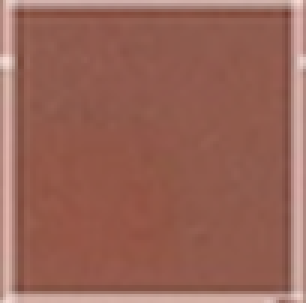
#> input picture data/Example_images/No Growth.png, 102 x 101 px (shown 3 times larger); its folder holds only this picture in this run
$ python -i crop_edges.py   (imports and definitions only)
#> lines starting #> are read from the running program, lines starting #| are printed output that depends on the picture; after the words box and inside, x2 and y2 are one past the last pixel; in counts of white or black regions, pixels touching at a corner belong together
#> further down, picture is the input picture: shape (101, 102, 3); mean B, G, R 87.3, 100.2, 152.3
import cv2
import numpy as np
import os
import glob

# A simple progress bar without needing a new library
# [7 lines left out: function print_progress, not called in this run]

def detect_grid_bounds(img, padding_percent=0.01):
    """
    Automatically detects the main grid of colonies in an image, ignoring borders.
    Returns the (x, y, width, height) of the detected grid.
    """
#> called with padding_percent = 0.01
    gray = cv2.cvtColor(img, cv2.COLOR_BGR2GRAY)
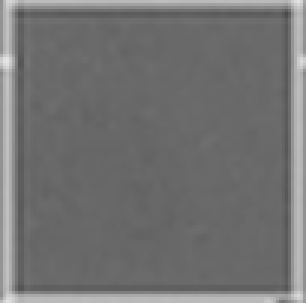
#> gray: shape (101, 102) (shown 3 times larger); min 74, max 229, mean 114.4
    blurred = cv2.GaussianBlur(gray, (5, 5), 0)
    _, thresh = cv2.threshold(blurred, 0, 255, cv2.THRESH_BINARY + cv2.THRESH_OTSU)
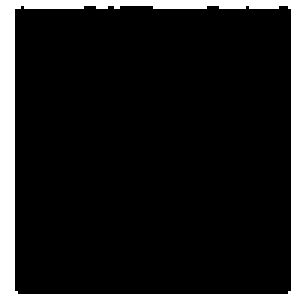
#> thresh: shape (101, 102) (shown 3 times larger); 14.9% white; 1 white region, box (x1, y1, x2, y2) and area: (0, 0, 102, 101) 1538
    contours, _ = cv2.findContours(thresh, cv2.RETR_EXTERNAL, cv2.CHAIN_APPROX_SIMPLE)
#> contours = [[[0, 0], [0, 100], [101, 100], [101, 0]]]

    if not contours:
        return None # Return None if no grid is found

    largest_contour = max(contours, key=cv2.contourArea)
#> largest_contour = [[0, 0], [0, 100], [101, 100], [101, 0]]
    x, y, w, h = cv2.boundingRect(largest_contour)
#> x = 0; y = 0; w = 102; h = 101

    # Add a small amount of padding to prevent clipping the edges
    padding_x = int(w * padding_percent)
#> padding_x = 1
    padding_y = int(h * padding_percent)
#> padding_y = 1

    x = max(0, x - padding_x)
    y = max(0, y - padding_y)
    w = min(img.shape[1] - x, w + (2 * padding_x))
    h = min(img.shape[0] - y, h + (2 * padding_y))

    return x, y, w, h

# [36 lines left out: function main, not called in this run]

# [2 lines not run here, left out]

>>> import cv2
>>> picture = cv2.imread('../data/Example_images/No Growth.png')
>>> result = detect_grid_bounds(picture)
#> result = (0, 0, 102, 101)

$ run again, on data/Example_images/Poor Growth.png
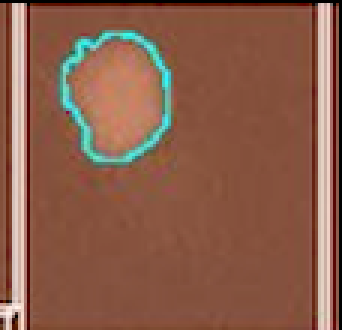
#> input picture data/Example_images/Poor Growth.png, 114 x 110 px (shown 3 times larger)
#> picture is the input picture: shape (110, 114, 3); mean B, G, R 74, 92.9, 138
#> in detect_grid_bounds, `blurred = cv2.GaussianBlur(gray, (5, 5), 0)`:
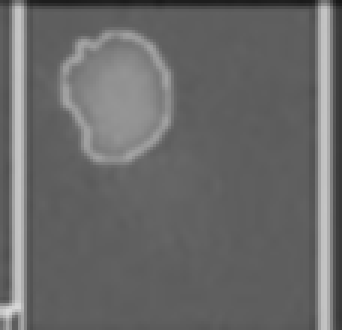
#> blurred: shape (110, 114) (shown 3 times larger); min 23, max 216, mean 104.7
#> in detect_grid_bounds, `_, thresh = cv2.threshold(blurred, 0, 255, cv2.THRESH_BINARY + cv2.THR..`:
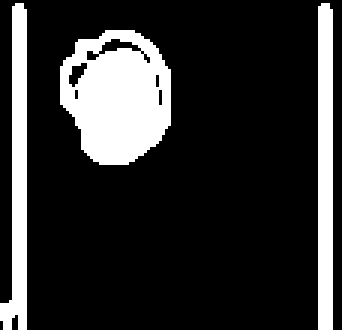
#> thresh: shape (110, 114) (shown 3 times larger); 18.6% white; 3 white regions
#> contours = 3 contours; box (x1, y1, x2, y2) and area: (20, 10, 57, 55) 1248, (0, 1, 9, 110) 449, (106, 1, 111, 110) 430
#> largest_contour = contour of 42 points, box (x1, y1, x2, y2) (20, 10, 57, 55), area 1248
#> x = 20; y = 10; w = 37; h = 45
#> padding_x = 0
#> result = (20, 10, 37, 45)
